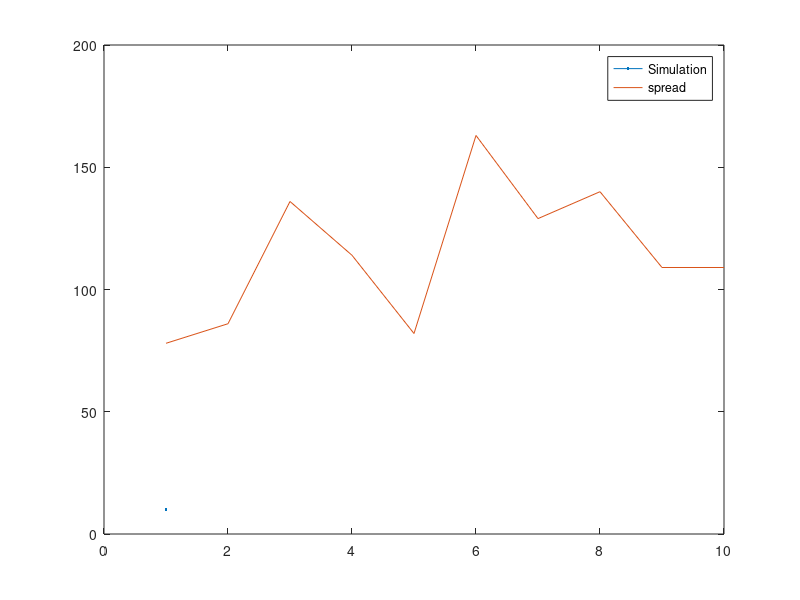

Source code (MATLAB):
% Step 1 decide random 20 buyer price
buyer = randi([1 200],1,20);
bid = [];
total_unit = 0;

% Step 2 set qunatity and seller unit 
for seller=1:length(buyer)
    unit_seller(seller) = 30;
end

% Simulator for 10 round
for i=1:10
    % set bid 
    for j=1:length(buyer)
       bid(j) = randi([1 buyer(j)]);
       quantity_buy(j) = randi([1 5]);
    end
    [maximum_bid,maximum_bid_index] = max(bid(:));
    quantity = quantity_buy(maximum_bid_index);
    
    % set ask
    intial = 10;
    for s=1:length(buyer)
        ask(s) = randi([intial 200]);
        intial = intial + 10;
    end
    [minimum_ask,minimum_ask_index] = min(ask(:));
    unit = unit_seller(minimum_ask_index);
    
    % check seller has unit > buyer quantity
    if(unit > quantity)
        remaining_unit = unit - quantity;
        unit_seller(minimum_ask_index) = remaining_unit;
    else 
        need_from_other_seller = quantity - unit;
        remaining_unit = 0;
        unit_seller(minimum_ask_index) = remaining_unit;
        [minimum_second_ask,minimum_second_ask_index] = min(setdiff(ask(:),min(ask(:))));
        unit_other = unit_seller(minimum_second_ask_index);
        if(unit_other > need_from_other_seller)
            remaining_unit_s = unit_other - need_from_other_seller;
            unit_seller(minimum_second_ask_index) = remaining_unit_s;
        end
    end
    % Step 3 Total unit 
    total_unit = total_unit + quantity;
    % Step 4 find difference between bid and ask   
    spread(i) = maximum_bid - minimum_ask;
end

total_unit;
spread;
array_unit_price = [];
for x=1:length(buyer)
    array_unit_price(end+1,:) = [unit_seller(x) ask(x)];
end    
% Step 5 remaining unit and price
array_unit_price;

% plot figure for spread
plot(10)
hold on
plot(spread)
hold off
legend('Simulation','spread')